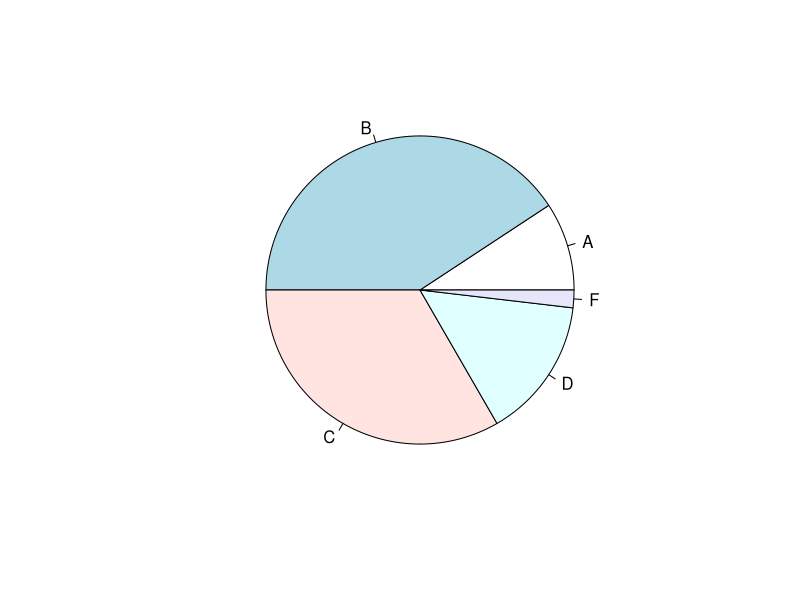
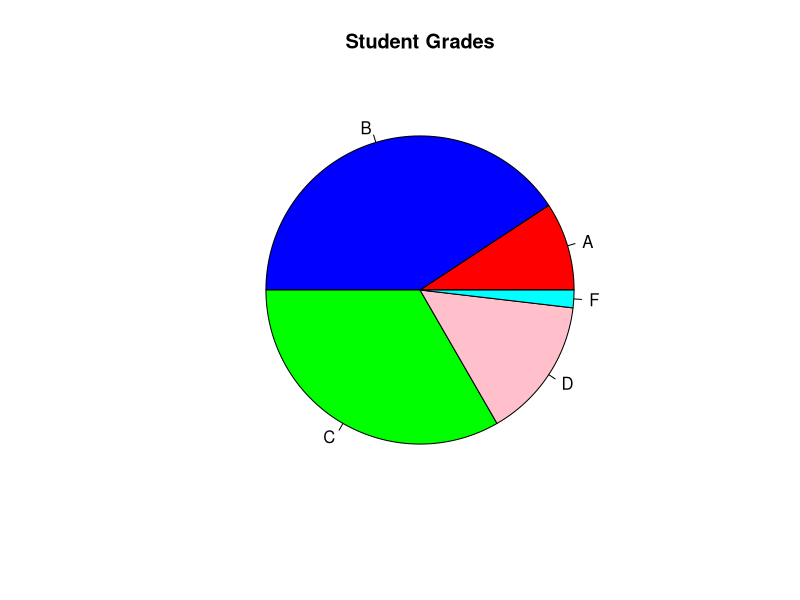
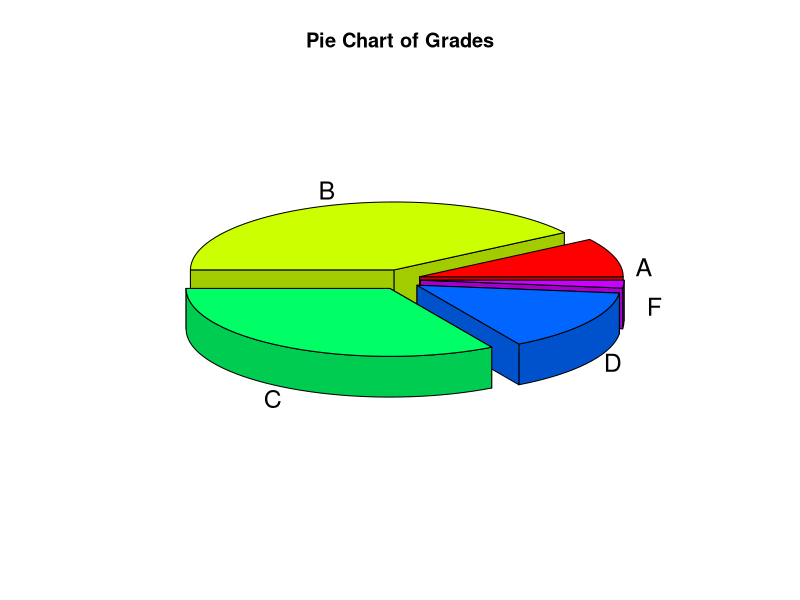

Here is the R script that generated these plots, in order:
#
#         Author: Dr Eugene O'Loughlin
#    Video Title: How To... Plot a Simple Pie Chart in R
#   Video Number: #41
#
# Set grades and Names
grades <- c(5, 22, 18, 8, 1)                 # total = 54
names(grades) <- c("A", "B", "C", "D", "F")
#
pie(grades) # default colours
#
# Add title and colours
pie(grades, main = "Student Grades",
    col = c("Red", "Blue", "Green", "Pink", "Cyan"))
# 
# 3D version with "pizza" slices
library(plotrix)
#
# Plot the chart
pie3D(grades,labels = names(grades),
      main = "Pie Chart of Grades",
      explode = 0.1)
#